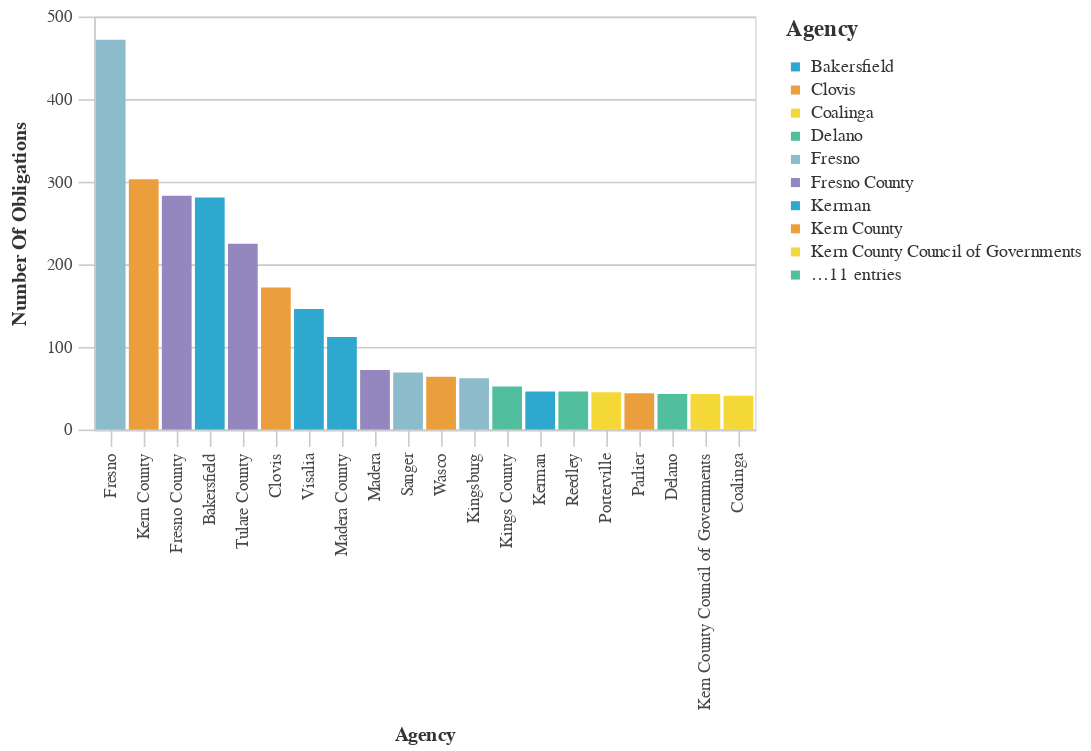

The cell this chart's notebook holds for it:
### Markdown cell above
### Agencies With The Most Obligations

### Code cell
#Bar chart Agencies With The Most Obligations
chart_df = (df_top>>filter(_.variable=='primary_agency_name')).rename(columns={"value":"Agency",
                                 "count":"Number of Obligations"})
chart2 = (_dla_utils.basic_bar_chart_no_save(chart_df, 'Agency', 'Number of Obligations', 'Agency', district))
    

display(chart2)

### Figure 1 — Vega-Lite specification as saved in the notebook (floating-point values rounded to 4 significant figures)
{"config": {"view": {"continuousWidth": 400, "continuousHeight": 300}, "axis": {"domainColor": "#cbcbcb", "grid": true, "gridColor": "#cbcbcb", "gridWidth": 1, "labelColor": "#474747", "labelFont": "Nunito Sans", "labelFontSize": 10, "labelPadding": 4, "tickColor": "#cbcbcb", "tickSize": 10, "titleColor": "#333", "titleFont": "Raleway", "titleFontSize": 12, "titlePadding": 10}, "axisBand": {"grid": false}, "background": "white", "font": "Raleway", "header": {"labelFont": "Nunito Sans", "titleFont": "Raleway"}, "legend": {"labelColor": "#333", "labelFont": "Nunito Sans", "labelFontSize": 11, "labelLimit": 0, "padding": 1, "symbolSize": 30, "symbolType": "square", "titleColor": "#333", "titleFont": "Raleway", "titleFontSize": 14, "titlePadding": 10}, "title": {"anchor": "middle", "font": "Raleway", "fontSize": 18, "fontWeight": 300, "offset": 20}}, "data": {"name": "data-f05b1c73d16123eb3db5879fa8a8d3e0"}, "mark": "bar", "encoding": {"color": {"field": "Agency", "legend": {"symbolLimit": 10, "title": "Agency"}, "scale": {"range": ["#2EA8CE", "#EB9F3C", "#F4D837", "#51BF9D", "#8CBCCB", "#9487C0"]}, "type": "nominal"}, "tooltip": [{"field": "Agency", "type": "nominal"}, {"field": "Number of Obligations", "type": "quantitative"}], "x": {"field": "Agency", "sort": "-y", "title": "Agency", "type": "nominal"}, "y": {"field": "Number of Obligations", "title": "Number Of Obligations", "type": "quantitative"}}, "height": 250, "width": 400, "$schema": "https://vega.github.io/schema/vega-lite/v4.17.0.json", "datasets": {"data-f05b1c73d16123eb3db5879fa8a8d3e0": [{"Agency": "Fresno", "Number of Obligations": 472, "variable": "primary_agency_name"}, {"Agency": "Kern County", "Number of Obligations": 303, "variable": "primary_agency_name"}, {"Agency": "Fresno County", "Number of Obligations": 283, "variable": "primary_agency_name"}, {"Agency": "Bakersfield", "Number of Obligations": 281, "variable": "primary_agency_name"}, {"Agency": "Tulare County", "Number of Obligations": 225, "variable": "primary_agency_name"}, {"Agency": "Clovis", "Number of Obligations": 172, "variable": "primary_agency_name"}, {"Agency": "Visalia", "Number of Obligations": 146, "variable": "primary_agency_name"}, {"Agency": "Madera County", "Number of Obligations": 112, "variable": "primary_agency_name"}, {"Agency": "Madera", "Number of Obligations": 72, "variable": "primary_agency_name"}, {"Agency": "Sanger", "Number of Obligations": 69, "variable": "primary_agency_name"}, {"Agency": "Wasco", "Number of Obligations": 64, "variable": "primary_agency_name"}, {"Agency": "Kingsburg", "Number of Obligations": 62, "variable": "primary_agency_name"}, {"Agency": "Kings County", "Number of Obligations": 52, "variable": "primary_agency_name"}, {"Agency": "Kerman", "Number of Obligations": 46, "variable": "primary_agency_name"}, {"Agency": "Reedley", "Number of Obligations": 46, "variable": "primary_agency_name"}, {"Agency": "Porterville", "Number of Obligations": 45, "variable": "primary_agency_name"}, {"Agency": "Parlier", "Number of Obligations": 44, "variable": "primary_agency_name"}, {"Agency": "Delano", "Number of Obligations": 43, "variable": "primary_agency_name"}, {"Agency": "Kern County Council of Governments", "Number of Obligations": 43, "variable": "primary_agency_name"}, {"Agency": "Coalinga", "Number of Obligations": 41, "variable": "primary_agency_name"}]}}
